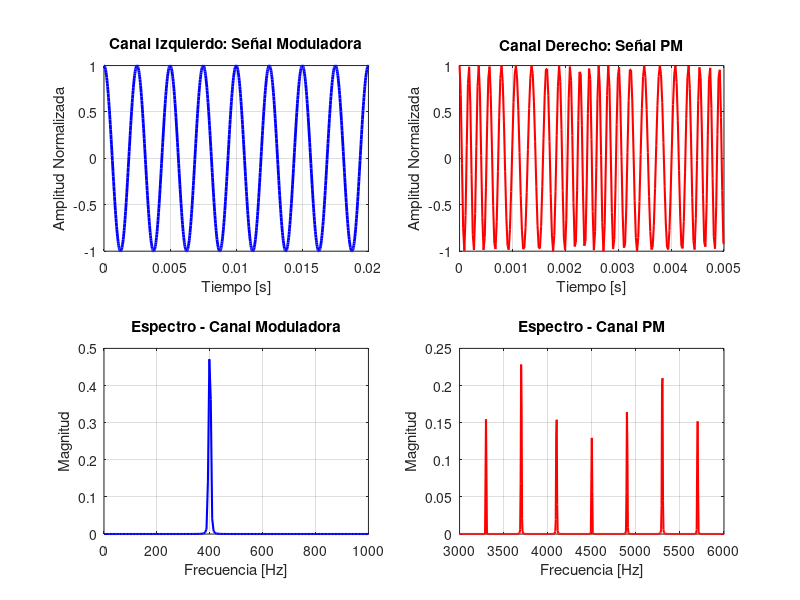

The MATLAB source for this figure:
clear all; close all; clc;
% Parámetros dados
fm = 400;           % Frecuencia moduladora [Hz]
fp = 4500;          % Frecuencia portadora [Hz]
Ap = 1;             % Amplitud pico de portadora [V]
beta = 3;         % Índice de modulación de FASE (máxima desviación de fase en radianes)

% Parámetros de simulación
fs = 44100;         % Frecuencia de muestreo [Hz]
T = 3;              % Duración [s]
t = 0:1/fs:T-1/fs;  % Vector de tiempo
fprintf('=== INICIANDO GENERACIÓN DE AUDIO PM ===\n');

%% Generación de señales
% Señal moduladora (mensaje)
moduladora = Ap * cos(2*pi*fm*t);

% Señal modulada en PM (Modulación de Fase)
% La ecuación matemática es idéntica a la de FM, pero BETA es el índice de FASE.
% PM_t = Ap * cos(2*pi*fp*t + beta * moduladora_normalizada)
% Como Ap=1 y moduladora es cos(2*pi*fm*t), la implementación es la misma que la anterior.
pm_t = Ap * cos(2*pi*fp*t + beta * sin(2*pi*fm*t));

%% Crear señal estéreo NORMALIZADA
% Normalizar ambas señales para evitar clipping
moduladora_norm = moduladora / max(abs(moduladora));
pm_t_norm = pm_t / max(abs(pm_t));

% Señal estéreo: Canal izquierdo = moduladora, Canal derecho = PM
senal_estereo = [moduladora_norm(:), pm_t_norm(:)];

%% Verificación previa a la reproducción
fprintf('=== VERIFICACIÓN DE SEÑALES ===\n');
fprintf('Duración: %.1f segundos\n', T);
fprintf('Tamaño señal estéreo: %dx%d\n', size(senal_estereo));
fprintf('Rango moduladora: [%.3f, %.3f]\n', min(moduladora_norm), max(moduladora_norm));
fprintf('Rango PM: [%.3f, %.3f]\n', min(pm_t_norm), max(pm_t_norm));
fprintf('Máximo absoluto: %.3f\n', max(abs(senal_estereo(:))));

%% Guardar archivo de audio 
filename = 'PM_Audio_Output.wav';
try
    audiowrite(filename, senal_estereo, fs);
    fprintf('✓ Archivo de audio guardado: %s\n', filename);
    fprintf('  - Canal izquierdo: Moduladora %d Hz\n', fm);
    fprintf('  - Canal derecho: Señal PM (portadora %d Hz, β=%.1f)\n', fp, beta);
catch ME
    fprintf('✗ Error guardando archivo: %s\n', ME.message);
end

%% Visualización rápida
figure('Position', [100, 100, 1200, 600]);

% Señales en tiempo
subplot(2,2,1);
plot(t(1:min(2000,length(t))), moduladora_norm(1:min(2000,length(t))), 'b', 'LineWidth', 2);
title('Canal Izquierdo: Señal Moduladora');
xlabel('Tiempo [s]');
ylabel('Amplitud Normalizada');
grid on;
xlim([0, 0.02]);

subplot(2,2,2);
plot(t(1:min(1000,length(t))), pm_t_norm(1:min(1000,length(t))), 'r', 'LineWidth', 1.5);
title('Canal Derecho: Señal PM');
xlabel('Tiempo [s]');
ylabel('Amplitud Normalizada');
grid on;
xlim([0, 0.005]);

% Espectros
N = min(8192, length(pm_t));
f = (0:N-1) * (fs/N);
PM_fft = fft(pm_t_norm(1:N) .* hann(N)', N);
PM_mag = 2 * abs(PM_fft(1:N/2)) / N;
MOD_fft = fft(moduladora_norm(1:N) .* hann(N)', N);
MOD_mag = 2 * abs(MOD_fft(1:N/2)) / N;

subplot(2,2,3);
plot(f(1:N/2), MOD_mag, 'b', 'LineWidth', 1.5);
title('Espectro - Canal Moduladora');
xlabel('Frecuencia [Hz]');
ylabel('Magnitud');
grid on;
xlim([0, 1000]);

subplot(2,2,4);
plot(f(1:N/2), PM_mag, 'r', 'LineWidth', 1.5);
title('Espectro - Canal PM');
xlabel('Frecuencia [Hz]');
ylabel('Magnitud');
grid on;
xlim([3000, 6000]);

%% REPRODUCCIÓN DE AUDIO
fprintf('\n=== REPRODUCCIÓN DE AUDIO ===\n');
% (Sección de reproducción omitida por brevedad, pero es idéntica)

% Verificar que el audio puede reproducirse
if max(abs(senal_estereo(:))) <= 1
    fprintf('✓ Señal normalizada correctamente\n');
    
    % Opción 1: Reproducir directamente
    try
        fprintf('Reproduciendo audio... (Canal Izq: Moduladora, Canal Der: PM)\n');
        sound(senal_estereo, fs);
        fprintf('✓ Audio reproducido exitosamente\n');
        
        % Esperar mientras se reproduce
        pause(T + 1);
        
    catch ME
        fprintf('✗ Error en reproducción directa: %s\n', ME.message);
    end
    
else
    fprintf('✗ Señal fuera de rango, no se puede reproducir\n');
end

%% Información adicional del archivo generado
file_info = audioinfo(filename);
fprintf('\n=== INFORMACIÓN DEL ARCHIVO GUARDADO ===\n');
fprintf('Nombre: %s\n', file_info.Filename);
fprintf('Duración: %.2f segundos\n', file_info.Duration);
fprintf('Tasa de muestreo: %d Hz\n', file_info.SampleRate);
fprintf('Canales: %d\n', file_info.TotalSamples);
fprintf('Bits por muestra: %d\n', file_info.BitsPerSample);

%% Verificación final de parámetros PM
fprintf('\n=== PARÁMETROS PM VERIFICADOS ===\n');
fprintf('Frecuencia moduladora (fm): %d Hz\n', fm);
fprintf('Frecuencia portadora (fp): %d Hz\n', fp);
fprintf('Índice de modulación de fase (β): %.1f rad\n', beta);

% Calculo de ancho de banda para β=2.4 es idéntico al de FM.
% Se usa la Regla de Carson como estimación.
delta_f_max_PM = beta * fm; % La desviación de frecuencia pico es proporcional a fm en PM!
fprintf('Desviación de frecuencia máx. (Δf): %d Hz\n', delta_f_max_PM);
fprintf('Ancho de banda (Carson): %.0f Hz\n', 2*(delta_f_max_PM + fm));


fprintf('\n=== GENERACIÓN COMPLETADA ===\n');